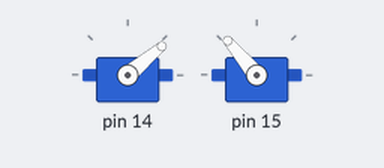
Recording of a sketch running on a simulated Arduino Uno, built with avr-gcc and run on an emulated ATmega328P. Parts: 2 × servo.

Above: at 0.05 s.
At 0.7 s:
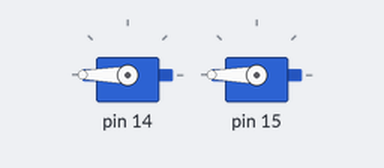
At 1.35 s:
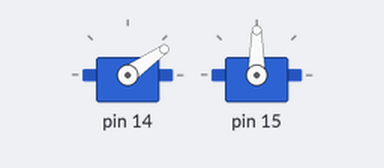
At 2.35 s:
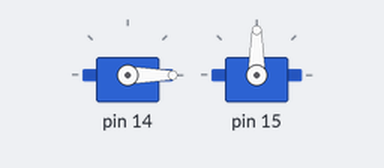
Timing chart, 0 to 5.5 s (numbered marks = the images above):
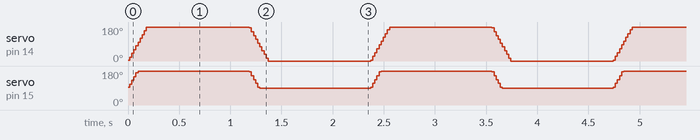

The sketch:

motor_ctrl.ino
```cpp
/*
 Name:    Motor_contrl.ino
 Created: 1/11/2017 2:10:36 PM
 Author:  Megnath
*/

#include <Servo.h>
Servo servo_test[2];
int angle1 = 0;
int angle2 = 90;
// the setup function runs once when you press reset or power the board
void setup() {
  Serial.begin(9600);
  servo_test[0].attach(14);
  servo_test[1].attach(15);
}

// the loop function runs over and over again until power down or reset
void loop() {
  for(angle1 = 0, angle2 = 90; angle1 < 180||angle2<180;)    // command to move from 0 degrees to 180 degrees
  {
    if(angle1<180) angle1 +=5;
    servo_test[0].write(angle1);                 //command to rotate the servo to the specified angle
    if(angle2<180) angle2 +=5;
    servo_test[1].write(angle2);
    delay(5);
  }

 //for(angle2 = 90; angle2 < 180; angle2 += 5)    // command to move from 0 degrees to 180 degrees
  //{
    //servo_test[1].write(angle2);                 //command to rotate the servo to the specified angle
    //delay(5);
  //}
  delay(1000);

  //servo_test.write(90);
  for(angle1 = 180, angle2=180; angle1>=1||angle2>90;)     // command to move from 180 degrees to 0 degrees
  {
    if(angle1>=1) angle1 -=5;
    servo_test[0].write(angle1);              //command to rotate the servo to the specified angle
    if(angle2>90) angle2 -=5;
    servo_test[1].write(angle2);
    delay(5);
  }

delay(1000);
  //servo_test.write(90);
  //for(angle2 = 180; angle2>=1; angle2-=5)     // command to move from 180 degrees to 0 degrees
  //{
    //servo_test[1].write(angle2);              //command to rotate the servo to the specified angle
    //delay(5);
//}
}
```
